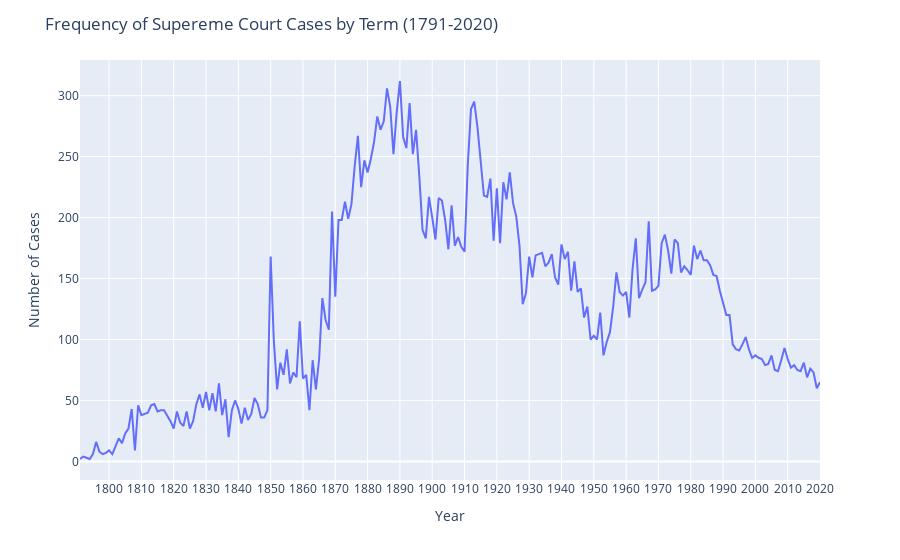

Notebook code cell kept with this figure:
### Code cell
fig = px.line(Decision_Year_Count_df)

fig.update_layout(
    title = "Frequency of Supereme Court Cases by Term (1791-2020)",
    yaxis_title = 'Number of Cases',
    xaxis_title = 'Year',
    showlegend= False,
    xaxis = dict(
        dtick = 10
    )
)

### Figure 1 — Plotly figure (JSON) as saved in the notebook; plotly's stock layout.template omitted (floating-point values rounded to 4 significant figures; data arrays with more than 128 entries replaced by an {"elided": "..."} marker saying what was removed)
{"data": [{"hovertemplate": "variable=Number_Cases<br>index=%{x}<br>value=%{y}<extra></extra>", "legendgroup": "Number_Cases", "line": {"color": "#636efa", "dash": "solid"}, "marker": {"symbol": "circle"}, "mode": "lines", "name": "Number_Cases", "orientation": "v", "showlegend": true, "type": "scatter", "x": {"elided": "228 int values"}, "xaxis": "x", "y": {"elided": "228 int values"}, "yaxis": "y"}], "layout": {"legend": {"title": {"text": "variable"}, "tracegroupgap": 0}, "margin": {"t": 60}, "showlegend": false, "title": {"text": "Frequency of Supereme Court Cases by Term (1791-2020)"}, "xaxis": {"anchor": "y", "domain": [0, 1], "dtick": 10, "title": {"text": "Year"}}, "yaxis": {"anchor": "x", "domain": [0, 1], "title": {"text": "Number of Cases"}}}}
